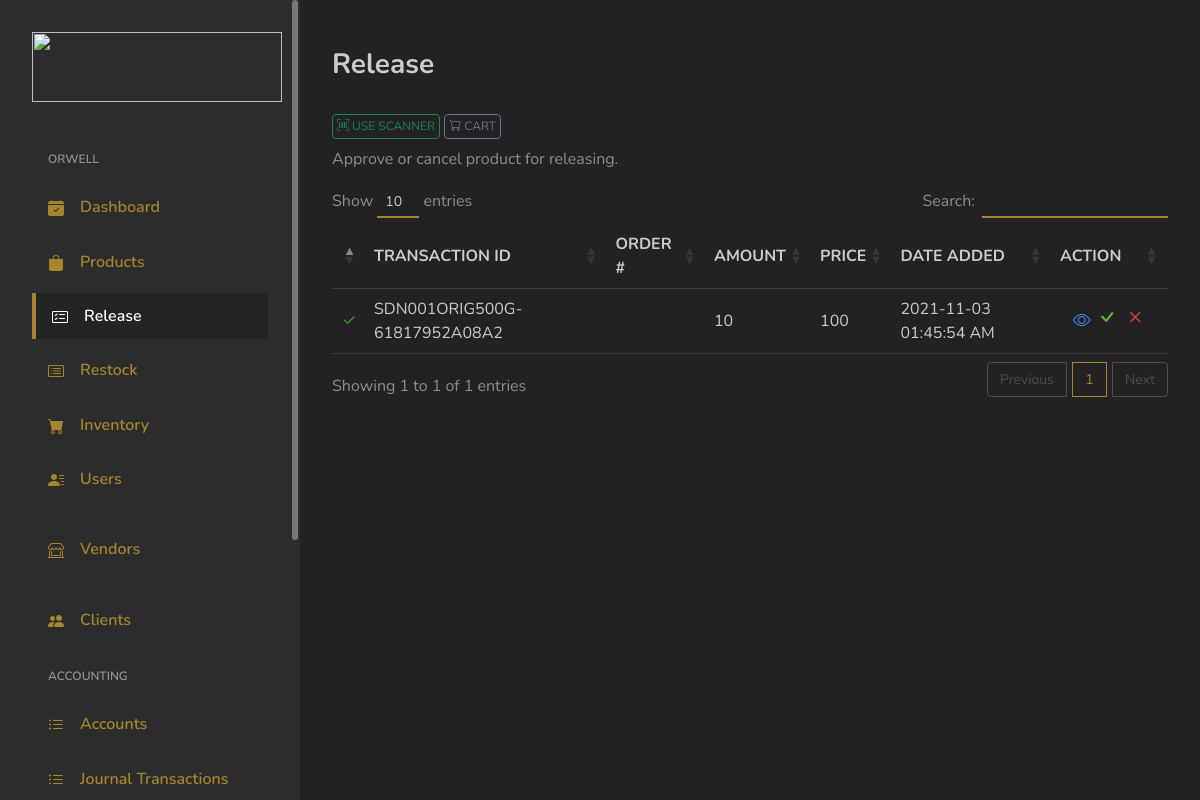
Page /admin/product_releasing on the earlier database version.
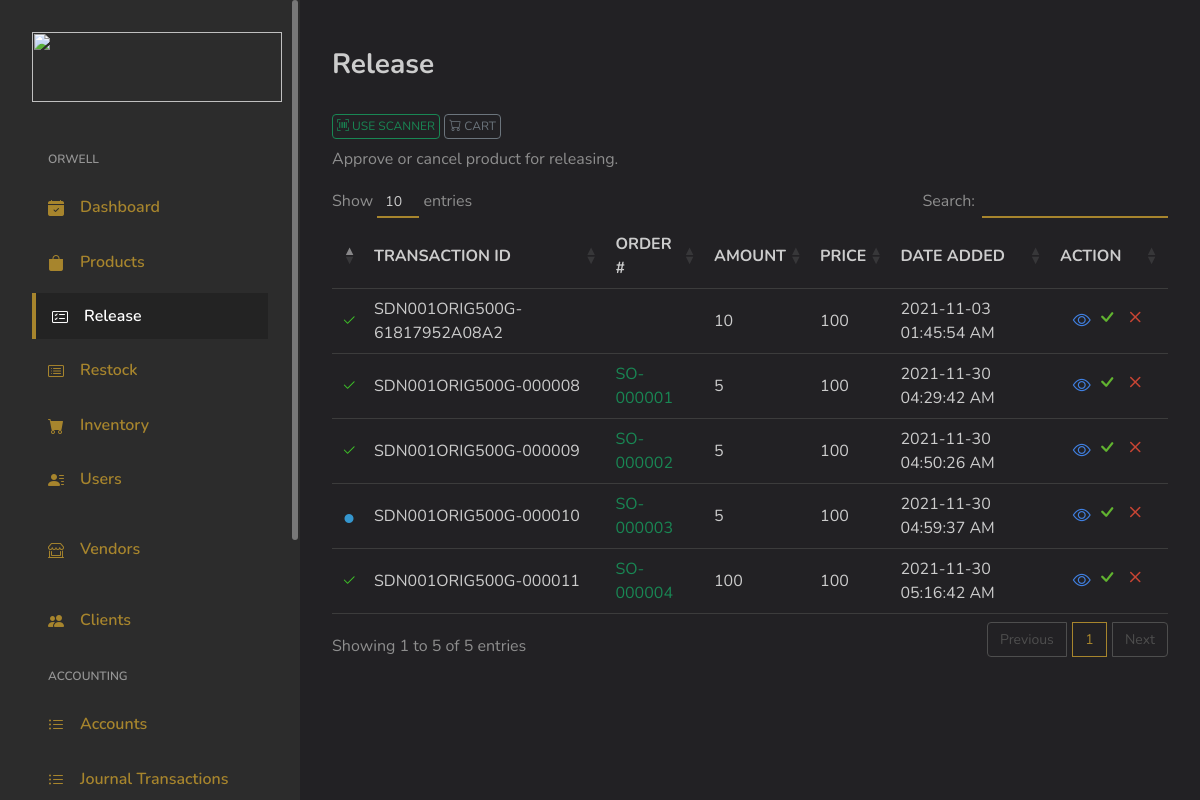
Same page on the later database version.
### tables this page shows
CREATE TABLE `products_transactions` (
  `ID` int(11) NOT NULL,
  `Code` varchar(255) DEFAULT NULL,
  `TransactionID` varchar(255) DEFAULT NULL,
  `OrderNo` varchar(255) DEFAULT NULL,
  `Type` tinyint(1) DEFAULT NULL COMMENT '0 = Restocked; 1 = Released;',
  `Amount` int(255) DEFAULT 0,
  `PriceUnit` varchar(255) DEFAULT '0',
  `InStock` int(255) DEFAULT 0,
  `Date` varchar(255) DEFAULT NULL,
  `DateAdded` varchar(255) DEFAULT NULL,
  `Status` int(11) NOT NULL COMMENT '0 = for approval\r\n1 = approved',
  `Date_Approval` varchar(255) DEFAULT NULL,
  `UserID` varchar(255) DEFAULT NULL,
  `PriceTotal` varchar(255) DEFAULT NULL
);

### application/controllers/Admin.php (called while the page is built, shortened)
<?php
class Admin extends MY_Controller {
	public $globalData = [];
	public function __construct()
	{
		$this->load->model('Model_Selects');
		$this->load->model('Model_Security');
		$this->load->model('Model_Inserts');
		$this->load->model('Model_Logbook');
		$this->load->model('Model_Updates');
		$this->load->model('Model_Deletes');
	}
	public function product_releasing()
	{
		$data = [];
		$data = array_merge($data, $this->globalData);
		$header['pageTitle'] = 'Release Transactions';
		$data['globalHeader'] = $this->load->view('main/globals/header', $header);
		$data['Filter_releaseprod'] = $this->Model_Selects->Filter_releaseprod();
		$user_id = $_SESSION['UserID'];
		$data['cart_releasing'] = $this->Model_Selects->cart_releasing($user_id);
		$this->load->view('admin/release_product', $data);
	}
}

### index.php (called while the page is built, shortened)
<?php
require_once BASEPATH.'core/CodeIgniter.php';

### application/models/Model_Selects.php (called while the page is built, shortened)
<?php
class Model_Selects extends CI_Model {
	public function Filter_releaseprod()
	{
		$this->db->select('*');
		$this->db->where('Type', 1);
		$result = $this->db->get('products_transactions');
		return $result;
	}
	public function cart_releasing($user_id)
	{
		$this->db->select('*');
		$this->db->where('user_id', $user_id);
		$this->db->where('status', '0');
		$result = $this->db->get('cart_release');
		return $result;
	}
}

### application/views/admin/release_product.php (the view, shortened to what this page needs)
<link rel="stylesheet" type="text/css" href="https://cdn.datatables.net/1.11.3/css/dataTables.bootstrap4.min.css"/>
</head>
<body>
<div id="app">
	<?php $this->load->view('main/template/sidebar') ?>
	<div id="main">
		<div class="page-heading">
			<div class="page-title">
				<div class="row">
					<div class="col-12 col-md-12">
						<h3>Release</h3>
					</div>
					<div class="col-12 col-md-12 pt-4 pb-2">
						<button type="button" class="scnrelease-btn btn btn-sm-success" style="font-size: 12px;"><i class="bi bi-upc-scan"></i> USE SCANNER</button>
						<button type="button" class="viewReleaseCart-btn btn btn-sm-secondary ml-auto" style="font-size: 12px;"><i class="bi bi-cart"></i> CART</button>
					</div>
					<p class="text-subtitle text-muted">Approve or cancel product for releasing.</p>
				</div>
			</div>
			<section class="section">
				<div class="table-responsive">
					<table id="list_release" class="table">
						<thead>
							<tr>
								<th></th>
								<th>
									TRANSACTION ID
								</th>
								<th>
									ORDER #
								</th>
								<th>
									AMOUNT
								</th>
								<th>
									PRICE
								</th>
								<th>
									DATE ADDED
								</th>
								<th>
									ACTION
								</th>
							</tr>
						</thead>
						<tbody>
							<?php foreach ($Filter_releaseprod->result_array() as $row): ?>
								<tr scope="row">
									<td class="text-center">
										<?php if ($row['Status'] == 1) {
											print '<i style="font-size: 15px; color: #3EC328;" class="bi bi-check2"></i>';
										} else {
											print '<i style="font-size: 9px; color: #3596CE;" class="bi bi-circle-fill"></i>';
										}?>
									</td>
									<td>
										<?php print $row['TransactionID']; ?>
									</td>
									<td>
										<?php if (isset($row['OrderNo'])) {
											print '<span class="text-success">'.$row['OrderNo'].'</span>';
										} else {
											print '<span class="text-warning"></span>';
										}?>
									</td>
									<td>
										<?php print $row['Amount']; ?>
									</td>
									<td>
										<?php print $row['PriceUnit']; ?>
									</td>
									<td>
										<?php print $row['DateAdded']; ?>
									</td>
									<td width="100" class="text-center">
										<a style="color: #4081E3;" href="#">
											<span><i style="font-size: 18px;" class="bi bi-eye"></i></span>
										</a>
										<a style="color: #61B330;" href="#">
											<span><i style="font-size: 24px;" class="bi bi-check"></i></span>
										</a>
										<a style="color: #C84534 ;" href="<?=base_url()?>admin/remove_thisicode?uid=">
											<span><i style="font-size: 24px;" class="bi bi-x"></i></span>
										</a>
									</td>
								</tr>
							<?php endforeach ?>
						</tbody>
					</table>
				</div>
			</section>
		</div>
	</div>
</div>
</body>
</html>

### application/views/main/globals/header.php (shortened to what this page needs)
<!DOCTYPE html>
<html lang="en">
<head>
	<link rel="stylesheet" href="<?=base_url()?>/assets/css/bootstrap.css">
	<link rel="stylesheet" href="<?=base_url()?>/assets/vendors/perfect-scrollbar/perfect-scrollbar.css">
	<link rel="stylesheet" href="<?=base_url()?>/assets/vendors/bootstrap-icons/bootstrap-icons.css">
	<link rel="stylesheet" href="<?=base_url()?>/assets/css/app.css">
	<link href="<?=base_url();?>assets/css/style.css?v5" rel="stylesheet">

### application/views/main/template/sidebar.php (shortened to what this page needs)
<div id="sidebar" class="active">
	<div class="sidebar-wrapper active">
		<div class="sidebar-header">
			<div class="d-flex justify-content-between">
				<div class="logo">
					<a href="index.html"><img src="<?=base_url() . 'assets/images/manalok9_logo.png'?>" width="250" height="70"></a>
				</div>
			</div>
		</div>
		<div class="sidebar-menu">
			<ul class="menu">
				<li class="sidebar-title">ORWELL</li>
				<li class="sidebar-item sidebar-admin-dashboard">
					<a href="<?=base_url().'admin'?>" class='sidebar-link'>
						<i class="bi bi-calendar-check-fill"></i>
						<span>Dashboard</span>
					</a>
				</li>
				<li class="sidebar-item sidebar-admin-products">
					<a href="<?=base_url().'admin/products'?>" class='sidebar-link'>
						<i class="bi bi-bag-fill"></i>
						<span>Products</span>
					</a>
				</li>
				<li class="sidebar-item sidebar-admin-release_product">
					<a href="<?=base_url()?>admin/product_releasing" class='sidebar-link'>
						<i class="bi bi-card-checklist"></i>
						<span>Release </span>
					</a>
				</li>
				<li class="sidebar-item sidebar-admin-restock_product">
					<a href="<?=base_url()?>admin/product_restocking" class='sidebar-link'>
						<i class="bi bi-card-list"></i>
						<span>Restock </span>
					</a>
				</li>
				<li class="sidebar-item sidebar-admin-inventory">
					<a href="<?=base_url().'admin/inventory'?>" class='sidebar-link'>
						<i class="bi bi-cart-fill"></i>
						<span>Inventory</span>
					</a>
				</li>
				<li class="sidebar-item sidebar-admin-employees">
					<a href="<?=base_url().'admin/users'?>" class='sidebar-link'>
						<i class="bi bi-person-lines-fill"></i>
						<span>Users</span>
					</a>
				</li>
				<li class="sidebar-item sidebar-admin-vendors pt-3">
					<a href="<?=base_url().'admin/vendors'?>" class='sidebar-link'>
						<i class="bi bi-shop-window"></i>
						<span>Vendors</span>
					</a>
				</li>
				<li class="sidebar-item sidebar-admin-clients pt-3">
					<a href="<?=base_url().'admin/clients'?>" class='sidebar-link'>
						<i class="bi bi-people-fill"></i>
						<span>Clients</span>
					</a>
				</li>
				<li class="sidebar-title">ACCOUNTING</li>
				<li class="sidebar-item sidebar-admin-accounting-accounts">
					<a href="<?=base_url().'admin/accounts'?>" class='sidebar-link'>
						<i class="bi bi-list-ul"></i>
						<span>Accounts</span>
					</a>
				</li>
				<li class="sidebar-item sidebar-admin-accounting-journal-transactions">
					<a href="<?=base_url().'admin/journals'?>" class='sidebar-link'>
						<i class="bi bi-list-ul"></i>
						<span>Journal Transactions</span>
					</a>
				</li>
			</ul>
		</div>
	</div>
</div>

### assets/css/app.css (style rules this page uses)
.btn i,.btn svg { width:16px;height:16px }
#sidebar.active .sidebar-wrapper { left:0 }
.sidebar-wrapper { width:300px;height:100vh;position:fixed;top:0;z-index:10;overflow-y:auto;background-color:#fff;bottom:0;transition:left .5s ease-out }
.sidebar-wrapper .sidebar-header { padding:2rem 2rem 1rem;font-size:2rem;font-weight:700 }
.sidebar-wrapper .sidebar-header img { height:1.2rem }
.sidebar-wrapper .menu { margin-top:2rem;padding:0 2rem;font-weight:600 }
.sidebar-wrapper .menu .sidebar-title { padding:0 1rem;margin:1.5rem 0 1rem;font-size:1rem;list-style:none;font-weight:600;color:#25396f }
.sidebar-wrapper .menu .sidebar-link { display:block;padding:.7rem 1rem;font-size:1rem;display:flex;align-items:center;border-radius:.5rem;transition:all .5s;text-decoration:none;color:#25396f }
.sidebar-wrapper .menu .sidebar-link i,.sidebar-wrapper .menu .sidebar-link svg { color:#7c8db5 }
.sidebar-wrapper .menu .sidebar-link span { margin-left:1rem }
.sidebar-wrapper .menu .sidebar-item { list-style:none;margin-top:.5rem;position:relative }
.sidebar-wrapper .menu .sidebar-item.active .sidebar-link { background-color:#435ebe }
.sidebar-wrapper .menu .sidebar-item.active .sidebar-link span { color:#fff }
.sidebar-wrapper .menu .sidebar-item.active .sidebar-link i,.sidebar-wrapper .menu .sidebar-item.active .sidebar-link svg { fill:#fff;color:#fff }
.dataTable-table td,.dataTable-table thead th,.table td,.table thead th { vertical-align:middle }
.dataTable-table:not(.table-borderless) thead th,.table:not(.table-borderless) thead th { border-bottom:1px solid #dedede!important }
.bi { width:1rem;height:1rem }
#main { margin-left:300px;padding:2rem }
.page-heading { margin:0 0 2rem }
.page-heading h3 { font-weight:700 }
a { text-decoration:none }

### assets/css/style.css (style rules this page uses)
body { background-color: #222124; color: #8e8e8e; }
.h1, .h2, .h3, .h4, .h5, .h6, h1, h2, h3, h4, h5, h6 { color: #ccc; }
.text-muted { color: #8e8e8e !important; }
a { color: #a7852d; }
.table, table { border-color: #3c3c3c; }
.table { color: #ccc; }
.dataTable-table:not(.table-borderless) thead th, .table:not(.table-borderless) thead th { border-bottom: 1px solid #3c3c3c !important; }
.sidebar-wrapper .sidebar-header img { height: 100%; }
.sidebar-wrapper { background-color: #2c2c2c; }
.sidebar-wrapper .menu .sidebar-link { color: #a7852d; }
.sidebar-wrapper .menu .sidebar-link i, .sidebar-wrapper .menu .sidebar-link svg { color: #a7852d; }
.sidebar-wrapper .menu .sidebar-item.active .sidebar-link { border-radius: 0px; color: #fff; background-color: rgba(0, 0, 0, 0.20); border-left: 4px solid #a7852d; transition: 0s; }
.sidebar-wrapper .menu .sidebar-title { color: #ccc; }
.bi { vertical-align: -.125em; width: 1em; height: 1em; }
.sidebar-title { font-size: 0.75rem !important; opacity: 0.66; }
.btn-sm-success { border: 1px solid #198754; background-color: transparent; color: #198754; padding: 2px 4px; font-size: 12px; cursor: pointer; }
.btn-sm-secondary { border: 1px solid #6c757d; background-color: transparent; color: #6c757d; padding: 2px 4px; font-size: 12px; cursor: pointer; }

Differences in the rows shown:
added products_transactions: Status 1 (drawn), TransactionID "SDN001ORIG500G-000008", OrderNo "SO-000001", Amount "5", PriceUnit "100", DateAdded "2021-11-30 04:29:42 AM"
added products_transactions: Status 1 (drawn), TransactionID "SDN001ORIG500G-000009", OrderNo "SO-000002", Amount "5", PriceUnit "100", DateAdded "2021-11-30 04:50:26 AM"
added products_transactions: Status 0 (drawn), TransactionID "SDN001ORIG500G-000010", OrderNo "SO-000003", Amount "5", PriceUnit "100", DateAdded "2021-11-30 04:59:37 AM"
added products_transactions: Status 1 (drawn), TransactionID "SDN001ORIG500G-000011", OrderNo "SO-000004", Amount "100", PriceUnit "100", DateAdded "2021-11-30 05:16:42 AM"
Other differences:
text written by a page script: "Show entries Search: Showing 1 to 1 of 1 entries Previous 1 Next" → "Show entries Search: Showing 1 to 5 of 5 entries Previous 1 Next"
